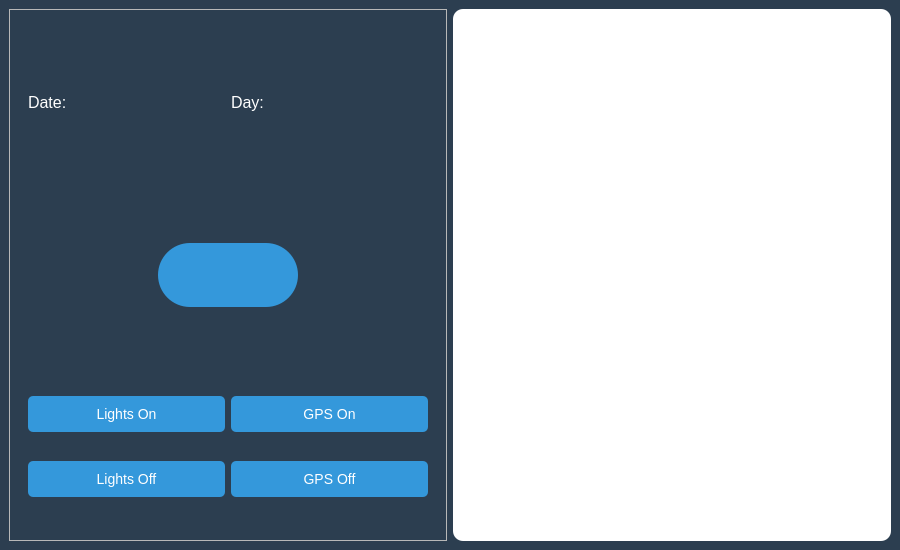
<?xml version="1.0" encoding="UTF-8"?>
<ui version="4.0">
 <class>SmartControlHub</class>
 <widget class="QMainWindow" name="SmartControlHub">
  <property name="geometry">
   <rect>
    <x>0</x>
    <y>0</y>
    <width>900</width>
    <height>550</height>
   </rect>
  </property>
  <property name="windowTitle">
   <string>Smart Control Hub</string>
  </property>
  <property name="styleSheet">
   <string notr="true">
    QMainWindow {
        background-color: #2c3e50;
    }
    QPushButton {
        background-color: #3498db;
        color: white;
        border-radius: 5px;
        padding: 10px;
        font-size: 14px;
        min-width: 120px;
    }
    QPushButton:hover {
        background-color: #2980b9;
    }
    QLabel {
        color: white;
        font-size: 16px;
    }
   </string>
  </property>
  
  <widget class="QWidget" name="centralwidget">
   <layout class="QHBoxLayout" name="horizontalLayout">
    
    <!-- Left Panel -->
    <item>
     <widget class="QFrame" name="leftPanel">
      <property name="frameShape">
       <enum>QFrame::StyledPanel</enum>
      </property>
      <layout class="QVBoxLayout" name="verticalLayout">
       
       <!-- Date and Time Section -->
       <item>
        <widget class="QFrame" name="dateTimeFrame">
         <layout class="QHBoxLayout" name="dateTimeLayout">
          <item>
           <widget class="QLabel" name="dateLabel">
            <property name="text">
             <string>Date:</string>
            </property>
           </widget>
          </item>
          <item>
           <widget class="QLabel" name="dayLabel">
            <property name="text">
             <string>Day:</string>
            </property>
           </widget>
          </item>
         </layout>
        </widget>
       </item>

       <!-- Voice Control Section -->
       <item>
        <widget class="QFrame" name="voiceControlFrame">
         <layout class="QVBoxLayout" name="voiceLayout">
          <item alignment="Qt::AlignCenter">
           <widget class="QPushButton" name="micButton">
            <property name="minimumSize">
             <size>
              <width>64</width>
              <height>64</height>
             </size>
            </property>
            <property name="styleSheet">
             <string>
              QPushButton#micButton {
                  background-color: #3498db;
                  border-radius: 32px;
              }
              QPushButton#micButton:hover {
                  background-color: #ff9933;
              }
             </string>
            </property>
           </widget>
          </item>
         </layout>
        </widget>
       </item>

       <!-- Control Buttons -->
       <item>
        <widget class="QFrame" name="controlButtonsFrame">
         <layout class="QGridLayout" name="controlButtonsLayout">
          <item row="0" column="0">
           <widget class="QPushButton" name="lightsOnButton">
            <property name="text">
             <string>Lights On</string>
            </property>
           </widget>
          </item>
          <item row="0" column="1">
           <widget class="QPushButton" name="gpsOnButton">
            <property name="text">
             <string>GPS On</string>
            </property>
           </widget>
          </item>
          <item row="1" column="0">
           <widget class="QPushButton" name="lightsOffButton">
            <property name="text">
             <string>Lights Off</string>
            </property>
           </widget>
          </item>
          <item row="1" column="1">
           <widget class="QPushButton" name="gpsOffButton">
            <property name="text">
             <string>GPS Off</string>
            </property>
           </widget>
          </item>
         </layout>
        </widget>
       </item>
       
      </layout>
     </widget>
    </item>

    <!-- Right Panel (Maps) -->
    <item>
     <widget class="QFrame" name="mapsFrame">
      <property name="minimumSize">
       <size>
        <width>400</width>
        <height>0</height>
       </size>
      </property>
      <property name="styleSheet">
       <string>
        QFrame#mapsFrame {
            background-color: white;
            border-radius: 10px;
        }
       </string>
      </property>
      <layout class="QVBoxLayout" name="mapsLayout">
       <!-- Maps widget will be added programmatically -->
      </layout>
     </widget>
    </item>
    
   </layout>
  </widget>
 </widget>
</ui>
